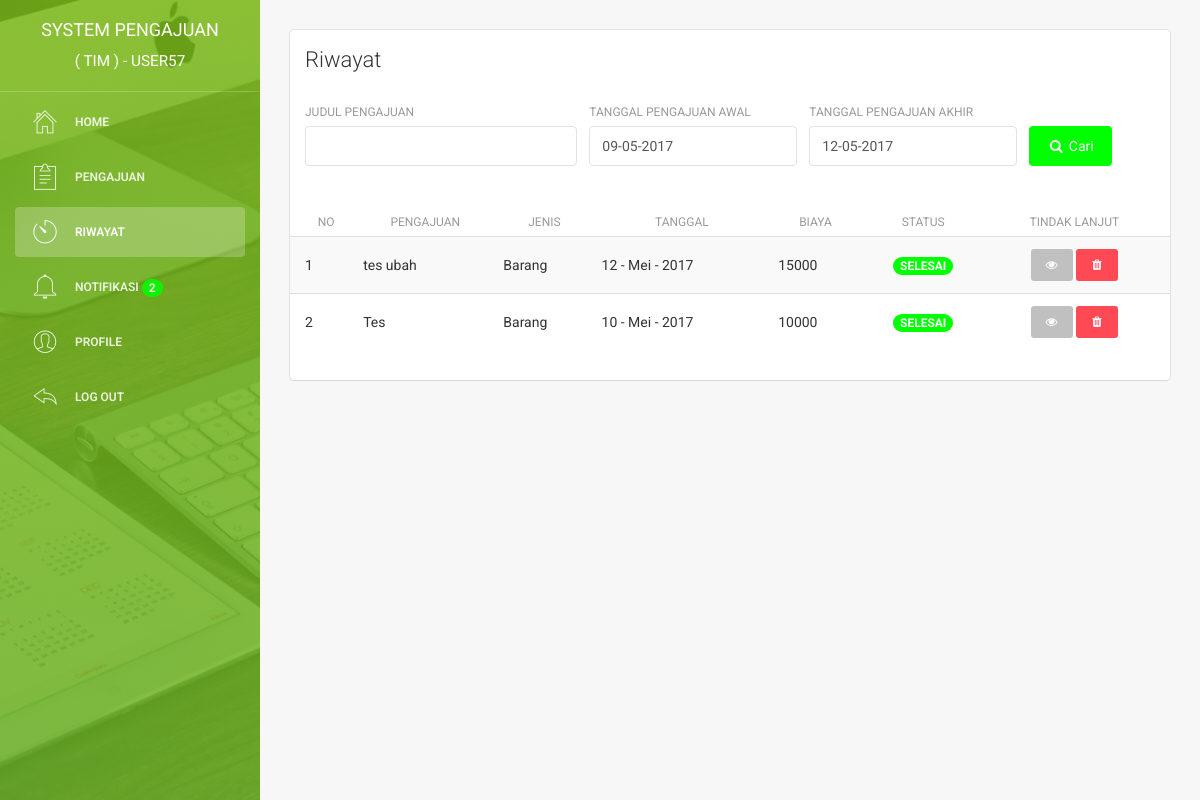
/riwayat.php (signed in), run on the app's committed database.
### tables this page shows
CREATE TABLE `user` (
  `id_user` int(11) NOT NULL,
  `username` varchar(225) NOT NULL,
  `email` varchar(225) NOT NULL,
  `password` varchar(225) NOT NULL,
  `nama_depan` varchar(225) NOT NULL,
  `nama_belakang` varchar(225) NOT NULL,
  `jk` enum('laki-laki','perempuan') NOT NULL,
  `no_hp` varchar(50) NOT NULL,
  `alamat` text NOT NULL,
  `role` enum('manajemen','tim') NOT NULL,
  `pembuatan_akun` date NOT NULL,
  `update_akun` date NOT NULL
);

CREATE TABLE `pengajuan` (
  `id_pengajuan` int(11) NOT NULL,
  `pengajuan` varchar(225) NOT NULL,
  `id_user` int(11) NOT NULL,
  `id_jenis_pengajuan` int(11) NOT NULL,
  `tanggal_pengajuan` date NOT NULL,
  `gambar` varchar(225) NOT NULL,
  `biaya` int(225) NOT NULL,
  `alasan` text NOT NULL,
  `keterangan` text NOT NULL,
  `jadwal_pelaksanaan` date NOT NULL,
  `catatan` text NOT NULL,
  `status` enum('menunggu','proses','selesai') NOT NULL,
  `update_pengajuan` date NOT NULL
);

CREATE TABLE `jenis_pengajuan` (
  `id_jenis_pengajuan` int(11) NOT NULL,
  `jenis_pengajuan` varchar(25) NOT NULL,
  `deskripsi` text NOT NULL
);

### riwayat.php (the view, shortened to what this page needs)
<?php
    include 'system/koneksi.php';
?>
<!doctype html>
<html lang="en">
<head>
    <link href="assets/css/bootstrap.min.css" rel="stylesheet" />
    <link href="assets/css/animate.min.css" rel="stylesheet"/>
    <link href="assets/css/light-bootstrap-dashboard.css" rel="stylesheet"/>
    <link href="assets/css/demo.css" rel="stylesheet" />
    <link href="http://maxcdn.bootstrapcdn.com/font-awesome/4.2.0/css/font-awesome.min.css" rel="stylesheet">
    <link href="assets/css/pe-icon-7-stroke.css" rel="stylesheet" />
    <link rel="stylesheet" href="assets/dist/sweetalert.css">
    <link rel="stylesheet" href="//code.jquery.com/ui/1.12.1/themes/base/jquery-ui.css">
    <link rel="stylesheet" href="assets/css/datepicker.css">
</head>
<body>
    <div class="wrapper">
        <div class="sidebar" data-color="green" data-image="assets/img/sidebar.jpg">
            <div class="sidebar-wrapper">
                <div class="logo">
                    <a href="index" class="simple-text">
    <?php
    $query_login = "SELECT * FROM user WHERE email ='$_SESSION[email]'";
        $result_login = mysqli_query($con, $query_login);
        $data_login = mysqli_fetch_assoc($result_login);
        $id_login = $data_login["id_user"];
        $username_login = $data_login["username"];
    ?>
                        System Pengajuan<br><small>( TIM ) - <?php echo $username_login ?></small>
                    </a>
                </div>
                <ul class="nav">
                    <li >
                        <a href="index">
                            <i class="pe pe-7s-home"></i>
                            <p>Home</p>
                        </a>
                    </li>
                    <li>
                        <a href="pengajuan">
                            <i class="pe pe-7s-note2"></i>
                            <p>Pengajuan</p>
                        </a>
                    </li>
                    <li class="active">
                        <a href="riwayat">
                            <i class="pe pe-7s-timer"></i>
                            <p>Riwayat</p>
                        </a>
                    </li>
                    <li>
                        <a href="notifikasi">
                            <i class="pe pe-7s-bell"></i>
    <?php
        $query_notifikasi = " SELECT a.id_riwayat FROM riwayat
                AS a INNER JOIN pengajuan AS b WHERE a.id_pengajuan = b.id_pengajuan
                AND b.id_user = '$id_login' AND a.notifikasi= '1' ";
        $result_notifikasi = mysqli_query($con, $query_notifikasi);
        $banyakdata_notifikasi = $result_notifikasi->num_rows;
    ?>
                            <p>Notifikasi
    <?php
        if ($banyakdata_notifikasi > 0){
            if( $banyakdata_notifikasi <= 10 ){
                $hasil = $banyakdata_notifikasi;
                echo "<span class='new badge'>$hasil</span>";
            }else{
                $hasil = "10 +";
                echo "<span class='new badge'>$hasil</span>";
            }
        }else{
        }
    ?>
                            </p>
                        </a>
                    </li>
                    <li>
                        <a href="profil">
                            <i class="pe pe-7s-user"></i>
                            <p>Profile</p>
                        </a>
                    </li>
                    <li>
                        <a href="#" onclick = "logout()">
                            <i class="pe pe-7s-back"></i>
                            <p>Log out</p>
                        </a>
                    </li>
                </ul>
            </div>
        </div>
        <div class="main-panel">
            <div class="content">
                <div class="container-fluid">
                    <div class="row">
                        <div class="col-md-12">
                            <div class="card">
                                <div class="header">
                                    <div class="row">
                                        <div class="col-md-6">
                                            <h4 class="title">Riwayat</h4>
                                        </div>
                                    </div>
                                    <br>
                                    <form id="form_pencarian" action="?" method="get">
                                        <div class="row">
                                            <div class="col-md-4">
                                                <div class="form-group">
                                                    <label> Judul Pengajuan</label>
                                                    <input type="text" name="pengajuan" class="form-control" >
                                                </div>
                                            </div>
                                                <?php
                                                    $query_MIN = "SELECT MIN(tanggal_pengajuan) from pengajuan WHERE status LIKE 'selesai'";
                                                    $result_MIN = mysqli_query($con, $query_MIN);
                                                    $data_MIN = mysqli_fetch_assoc($result_MIN);
                                                    $MIN = date_create($data_MIN['MIN(tanggal_pengajuan)']);
                                                    $awal = date_format($MIN,"d-m-Y");
                                                ?>
                                            <div class="col-md-3">
                                                <div class="form-group">
                                                    <label> Tanggal Pengajuan Awal </label>
                                                    <input type="text" name="pertama" id="datepicker1" class="form-control" value="<?php echo $awal;?>">
                                                </div>
                                            </div>
                                                <?php
                                                    $query_MAX = "SELECT MAX(tanggal_pengajuan) from pengajuan WHERE status LIKE 'selesai'";
                                                    $result_MAX = mysqli_query($con, $query_MAX);
                                                    $data_MAX = mysqli_fetch_assoc($result_MAX);
                                                    $MAX = date_create($data_MAX['MAX(tanggal_pengajuan)']);
                                                    $akhir = date_format($MAX,"d-m-Y");
                                                ?>
                                            <div class="col-md-3">
                                                <div class="form-group">
                                                    <label> Tanggal Pengajuan Akhir </label>
                                                    <input type="text" name="terakhir" id="datepicker2" class="form-control" value="<?php echo $akhir; ?>" >
                                                    </div>
                                            </div>
                                            <div class="col-md-1">
                                                <button type="submit" class="btn btn-primary btn-fill">
                                                        <i class="fa fa-search"></i> Cari
                                                </button>
                                            </div>
                                        </div>
                                </div>
    <?php
        if (isset($_GET['pengajuan'])) {
            $pengajuan = ($_GET["pengajuan"]);
            $first = date_create(($_GET["pertama"]));
            $lass = date_create(($_GET["terakhir"]));
            $awal = date_format($first,"Y-m-d");
            $akhir = date_format($lass,"Y-m-d");
            if( $pengajuan == ""){
                $query = "SELECT a.id_pengajuan, a.pengajuan, a.id_user,  b.username, a.id_jenis_pengajuan, c.jenis_pengajuan , a.tanggal_pengajuan,
                            a.biaya, a.status FROM pengajuan AS a INNER JOIN user AS b INNER JOIN jenis_pengajuan AS c WHERE a.id_user = b.id_user AND a.id_jenis_pengajuan = c.id_jenis_pengajuan
                            AND b.username like '$username_login' AND (a.tanggal_pengajuan BETWEEN '$awal' AND '$akhir')
                            AND a.status like 'selesai' ORDER BY a.id_pengajuan DESC" ;
            }
            else {
                $query = "SELECT a.id_pengajuan, a.pengajuan, a.id_user,  b.username, a.id_jenis_pengajuan, c.jenis_pengajuan ,a.tanggal_pengajuan,
                            a.biaya, a.status FROM pengajuan AS a INNER JOIN user AS b INNER JOIN jenis_pengajuan AS c WHERE a.id_user = b.id_user AND a.id_jenis_pengajuan = c.id_jenis_pengajuan
                            AND b.username like '$username_login' AND a.pengajuan like '%$pengajuan%'
                            AND (a.tanggal_pengajuan BETWEEN '$awal' AND '$akhir')
                            AND a.status like 'selesai' ORDER BY a.id_pengajuan DESC" ;
            }
        }
        else{
            $query = "SELECT a.id_pengajuan, a.pengajuan, a.id_user,  b.username, a.id_jenis_pengajuan, c.jenis_pengajuan ,a.tanggal_pengajuan,
                        a.biaya, a.status FROM pengajuan AS a INNER JOIN user AS b INNER JOIN jenis_pengajuan AS c  WHERE a.id_user = b.id_user AND a.id_jenis_pengajuan = c.id_jenis_pengajuan
                        AND b.username like '$username_login' AND a.status like 'selesai' ORDER BY a.id_pengajuan DESC" ;
        }
    ?>
                                <div class="content table-responsive table-full-width">
                                    <table class="table table-hover table-striped">
                                        <thead>
                                            <th>No</th>
                                            <th>Pengajuan</th>
                                            <th>Jenis</th>
                                            <th>tanggal</th>
                                            <th>biaya</th>
                                            <th>status</th>
                                            <th>Tindak Lanjut</th>
                                        </thead>
                                        <tbody>
    <?php
        $result = mysqli_query($con, $query);
        function tanggal_indo($tanggal){
            $bulan = array (1 =>   'Januari',
                        'Februari',
                        'Maret',
                        'April',
                        'Mei',
                        'Juni',
                        'Juli',
                        'Agustus',
                        'September',
                        'Oktober',
                        'November',
                        'Desember'
                    );
                $split = explode('-', $tanggal);
                return $split[2] . ' - ' . $bulan[ (int)$split[1] ] . ' - ' . $split[0];
            }
        if($result->num_rows == 0){
                                            echo "<tr>
                                                <td colspan='7' align='center'>
                                                    Anda tidak memiliki riwayat pengajuan
                                                    <br>
                                                    <a href='riwayat'>
                                                        <button type='button' class='btn btn-primary btn-fill btn-sm'>
                                                            <i class='fa fa-refresh'></i> Refresh data
                                                        </button>
                                                    </a>
                                                </td>
                                            </tr>";
        }
        else {
        $no = 1;
        while($data = mysqli_fetch_assoc($result))
        {
                                            echo '<tr>
                                                <td>'.$no.'</td>
                                                <td>'.$data['pengajuan'].'</td>
                                                <td>'.$data['jenis_pengajuan'].'</td>
                                                <td>'.tanggal_indo(''.$data['tanggal_pengajuan'].'').'</td>
                                                <td>'.$data['biaya'].'</td>
                                                <td align = "center">
                                                    <span class="badge  upper">'.$data['status'].'</span>
                                                </td>
                                                <td align="center">
                                                    <a href="detail_pengajuan?id='.$data['id_pengajuan'].'">
                                                        <button type="button" class="btn btn-info btn-fill btn-sm">
                                                            <i class="fa fa-eye"></i>
                                                        </button>
                                                    </a>
                                                    <button onclick="hapus('.$data['id_pengajuan'].')" type="button" class="btn btn-danger  btn-fill btn-sm">
                                                        <i class="fa fa-trash"></i>
                                                    </button>
                                                </td>
                                            </tr>';
                                            $no++;
            }
        }
    ?>
                                        </tbody>
                                    </table>
                                </div>
                            </div>
                        </div>
                    </div>
                </div>
            </div>
        </div>
    </div>
</body>
</html>

### data on the page
user: username "USER57"
pengajuan: pengajuan "tes ubah", id_jenis_pengajuan.jenis_pengajuan "Barang", tanggal_pengajuan "12 - Mei - 2017", biaya "15000", status "SELESAI"
pengajuan: pengajuan "Tes", id_jenis_pengajuan.jenis_pengajuan "Barang", tanggal_pengajuan "10 - Mei - 2017", biaya "10000", status "SELESAI"

### other printed values
$hasil "2"
